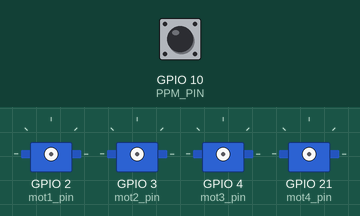
This sketch was run on a simulated Seeed XIAO ESP32-C3. Parts: 4 × servo. The inputs (shaded band) are chosen by the test bench; at power-on: GPIO 10 (PPM_PIN) HIGH.

Above: at 0.0 s.
At 5.4 s:
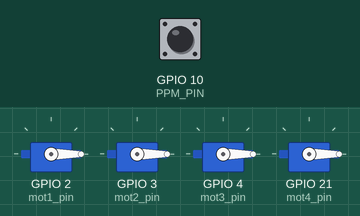
Timing chart, 0 to 6.9 s (numbered marks = the images above):
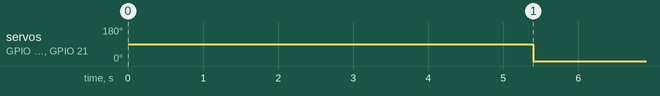

Measured:
- by itself, servo on GPIO 2 (mot1_pin), servo on GPIO 3 (mot2_pin), servo on GPIO 4 (mot3_pin), servo on GPIO 21 (mot4_pin): 90° → 0° at 5.4 s

The sketch:

xiao_esp32c3_read_ppm_value_with_interrupt_all_motor_drive.ino
```cpp
#include <Wire.h>
#include <ESP32Servo.h>
#include <math.h>

// ===== PPM Definitions =====
#define PPM_PIN 10             // Pin where the PPM signal is connected
#define NUM_CHANNELS 8         // Total number of channels in the PPM stream
#define PPM_SYNC_THRESHOLD 3000 // Pulse width (µs) above which a sync pulse is assumed
#define CHANNEL_MIN 1000       // Minimum valid pulse width (µs)
#define CHANNEL_MAX 2000       // Maximum valid pulse width (µs)

// ===== Flight Controller / PID Declarations =====
uint32_t LoopTimer;
float InputRoll, InputThrottle, InputPitch, InputYaw;
float MotorInput1, MotorInput2, MotorInput3, MotorInput4;

// Global variables for PPM
volatile int ReceiverValue[NUM_CHANNELS] = {1500,1500,1000,1500,1500,1500,1500,1500};
volatile int channelIndex = 0;
volatile unsigned long lastTime = 0;

int ESCfreq = 500;
int channelValues[NUM_CHANNELS];

// Throttle limits
int ThrottleIdle = 1170;
int ThrottleCutOff = 1000;

// Servo objects to control motors
Servo mot1;
Servo mot2;
Servo mot3;
Servo mot4;
const int mot1_pin = 2;
const int mot2_pin = 3;
const int mot3_pin = 4;
const int mot4_pin = 21;

// Time step (seconds)
const float t = 0.004;

// ===== PPM Interrupt Handler =====
// Use IRAM_ATTR for faster interrupt handling on the ESP32.
void IRAM_ATTR ppmInterruptHandler() {
  unsigned long currentTime = micros();
  unsigned long pulseWidth = currentTime - lastTime;
  lastTime = currentTime;

  if (pulseWidth > PPM_SYNC_THRESHOLD) {
    // A long pulse is assumed to be the sync pulse – reset channel index.
    channelIndex = 0;
  } else if (channelIndex < NUM_CHANNELS) {
    // Store a valid channel pulse (constrained to valid range)
    if(pulseWidth < CHANNEL_MIN) pulseWidth = CHANNEL_MIN;
    else if(pulseWidth > CHANNEL_MAX) pulseWidth = CHANNEL_MAX;
    ReceiverValue[channelIndex] = pulseWidth;
    channelIndex++;
  }
}

// ===== Helper Function to Safely Copy Receiver Values =====
void read_receiver(int *channelValues) {
  noInterrupts();
  for (int i = 0; i < NUM_CHANNELS; i++) {
    channelValues[i] = ReceiverValue[i];
  }
  interrupts();
}

void setup() {
  Serial.begin(115200);

  // ----- Setup PPM Receiver -----
  pinMode(PPM_PIN, INPUT);
  attachInterrupt(digitalPinToInterrupt(PPM_PIN), ppmInterruptHandler, FALLING);

    // ----- Setup ESP32 PWM Timers for Motor ESCs -----
  ESP32PWM::allocateTimer(0);
  ESP32PWM::allocateTimer(1);
  ESP32PWM::allocateTimer(2);
  ESP32PWM::allocateTimer(3);

  // ----- Attach Motors -----
  delay(1000);
  mot1.attach(mot1_pin, 1000, 2000);
  delay(1000);
  mot1.setPeriodHertz(ESCfreq);
  delay(100);
  mot2.attach(mot2_pin, 1000, 2000);
  delay(1000);
  mot2.setPeriodHertz(ESCfreq);
  delay(100);
  mot3.attach(mot3_pin, 1000, 2000);
  delay(1000);
  mot3.setPeriodHertz(ESCfreq);
  delay(100);
  mot4.attach(mot4_pin, 1000, 2000);
  delay(1000);
  mot4.setPeriodHertz(ESCfreq);
  delay(100);

  // Initialize motors to low throttle
  mot1.writeMicroseconds(1000);
  mot2.writeMicroseconds(1000);
  mot3.writeMicroseconds(1000);
  mot4.writeMicroseconds(1000);
  delay(500);

    // Wait until a valid throttle reading is received via PPM (channel index 2)

  while (true) {
    read_receiver(channelValues);
    // Assume channel 2 (index 2) is throttle; wait until it is near mid-range
    if (channelValues[2] > 1020 && channelValues[2] < 1050)
      break;
    delay(4);
  }
}

void loop() {
  read_receiver(channelValues);

  InputThrottle = channelValues[2];

  MotorInput1 = InputThrottle;
  MotorInput2 = InputThrottle;
  MotorInput3 = InputThrottle;
  MotorInput4 = InputThrottle;

    // ----- Write Motor PWM Signals -----
  mot1.writeMicroseconds(MotorInput1);
  mot2.writeMicroseconds(MotorInput2);
  mot3.writeMicroseconds(MotorInput3);
  mot4.writeMicroseconds(MotorInput4);

  // Optional: Print receiver channels for debugging
  Serial.print("Roll [µs]: "); Serial.print(channelValues[0]);
  Serial.print("  Pitch [µs]: "); Serial.print(channelValues[1]);
  Serial.print("  Throttle [µs]: "); Serial.print(channelValues[2]);
  Serial.print("  Yaw [µs]: "); Serial.println(channelValues[3]);
}
```
